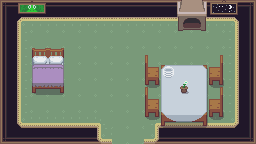

A level layout from a 2D game, rendered from its tile map. Below: a short description, then the map file with its tile-grid data intact:
An orthogonal 16x9 tile map with 16x16 px tiles, 4 tile layers (Base, Carpet, Objects, Objects 2).

<map version="1.2" tiledversion="1.2.4" orientation="orthogonal" renderorder="right-down" width="16" height="9" tilewidth="16" tileheight="16" infinite="0" nextlayerid="5" nextobjectid="1">
 <tileset firstgid="1" source="Indoors.tsx" />
 <layer id="1" name="Base" width="16" height="9">
  <data encoding="csv">
2,3,3,3,3,3,3,3,3,3,3,3,3,3,3,4,
42,43,43,43,43,43,43,43,43,43,43,43,43,43,43,44,
42,43,43,43,43,43,43,43,43,43,43,43,43,43,43,44,
42,43,43,43,43,43,43,43,43,43,43,43,43,43,43,44,
42,43,43,43,43,43,43,43,43,43,43,43,43,43,43,44,
42,43,43,43,43,43,43,43,43,43,43,43,43,43,43,44,
42,43,43,43,43,43,43,43,43,43,43,43,43,43,43,44,
42,43,43,43,43,43,43,43,43,43,43,43,43,43,43,44,
82,83,83,83,83,83,83,0,0,83,83,83,83,83,83,84
</data>
 </layer>
 <layer id="2" name="Carpet" width="16" height="9">
  <data encoding="csv">
0,0,0,0,0,0,0,0,0,0,0,0,0,0,0,0,
0,281,282,282,282,282,282,282,282,282,282,282,282,282,283,0,
0,321,322,322,322,322,322,322,322,322,322,322,322,322,323,0,
0,321,322,322,322,322,322,322,322,322,322,322,322,322,323,0,
0,321,322,322,322,322,322,322,322,322,322,322,322,322,323,0,
0,321,322,322,322,322,322,322,322,322,322,322,322,322,323,0,
0,321,322,322,322,322,322,322,322,322,322,322,322,322,323,0,
0,361,362,362,362,362,402,322,322,401,362,362,362,362,363,0,
0,0,0,0,0,0,361,322,322,363,0,0,0,0,0,0
</data>
 </layer>
 <layer id="3" name="Objects" width="16" height="9">
  <data encoding="csv">
0,0,0,0,0,0,0,0,0,0,0,0,0,0,0,0,
0,0,0,0,0,0,0,0,0,0,0,0,0,0,0,0,
0,0,0,0,0,0,0,0,0,0,0,0,0,0,0,0,
0,0,61,62,0,0,0,0,0,177,0,0,0,179,0,0,
0,0,101,102,0,0,0,0,0,217,54,55,56,219,0,0,
0,0,141,142,0,0,0,0,0,257,94,95,96,259,0,0,
0,0,0,0,0,0,0,0,0,0,94,95,96,0,0,0,
0,0,0,0,0,0,0,0,0,0,134,135,136,0,0,0,
0,0,0,0,0,0,0,0,0,0,0,0,0,0,0,0
</data>
 </layer>
 <layer id="4" name="Objects 2" width="16" height="9">
  <data encoding="csv">
0,13,14,0,0,0,0,0,0,0,0,453,454,15,16,0,
0,0,0,0,0,0,0,0,0,0,0,493,494,0,0,0,
0,0,0,0,0,0,0,0,0,0,0,0,0,0,0,0,
0,0,0,0,0,0,0,0,0,0,0,0,0,0,0,0,
0,0,0,0,0,0,0,0,0,0,329,0,0,0,0,0,
0,0,0,0,0,0,0,0,0,177,0,412,0,179,0,0,
0,0,0,0,0,0,0,0,0,217,0,0,0,219,0,0,
0,0,0,0,0,0,0,0,0,257,0,0,0,259,0,0,
0,0,0,0,0,0,0,0,0,0,0,0,0,0,0,0
</data>
 </layer>
</map>
